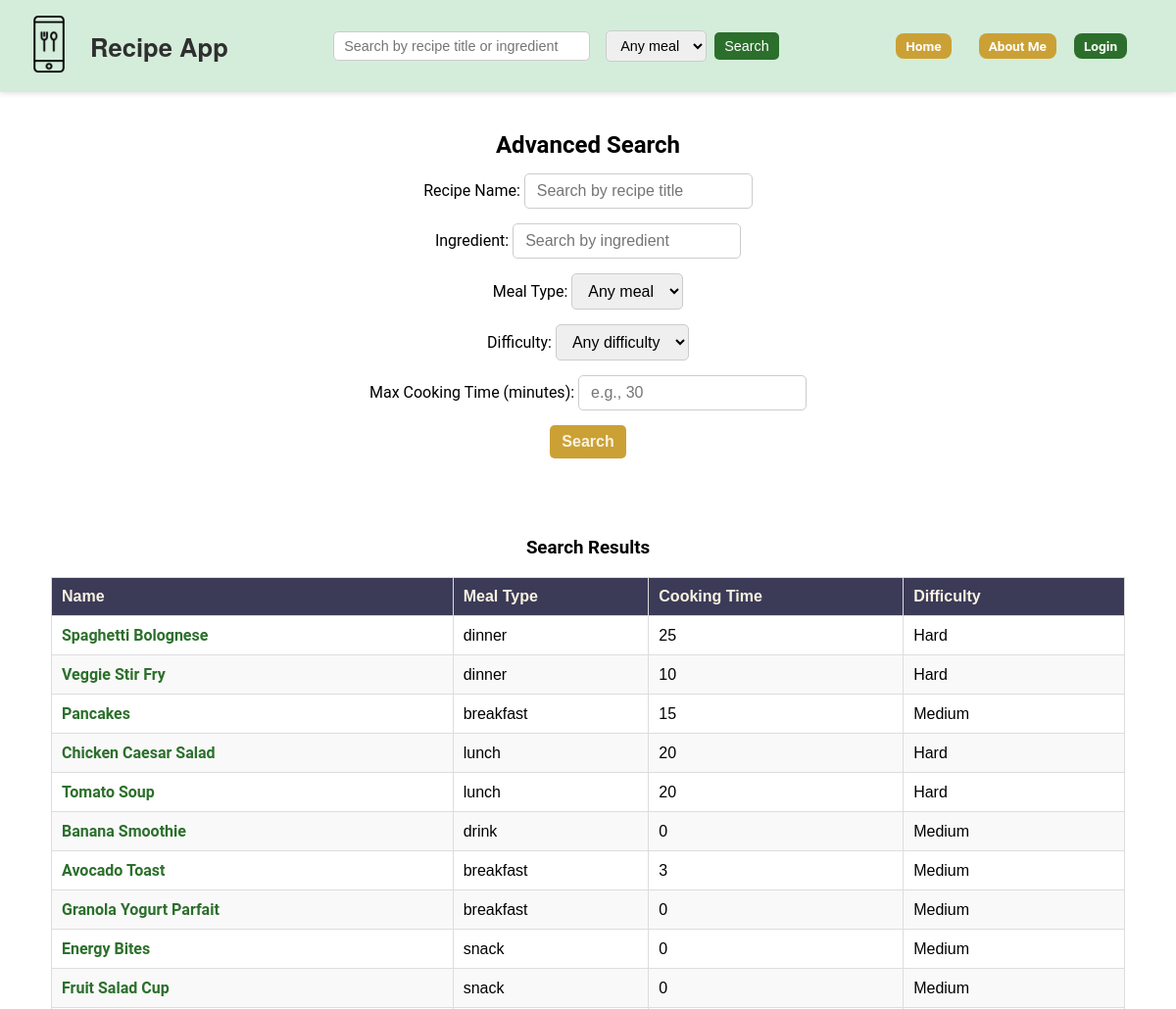
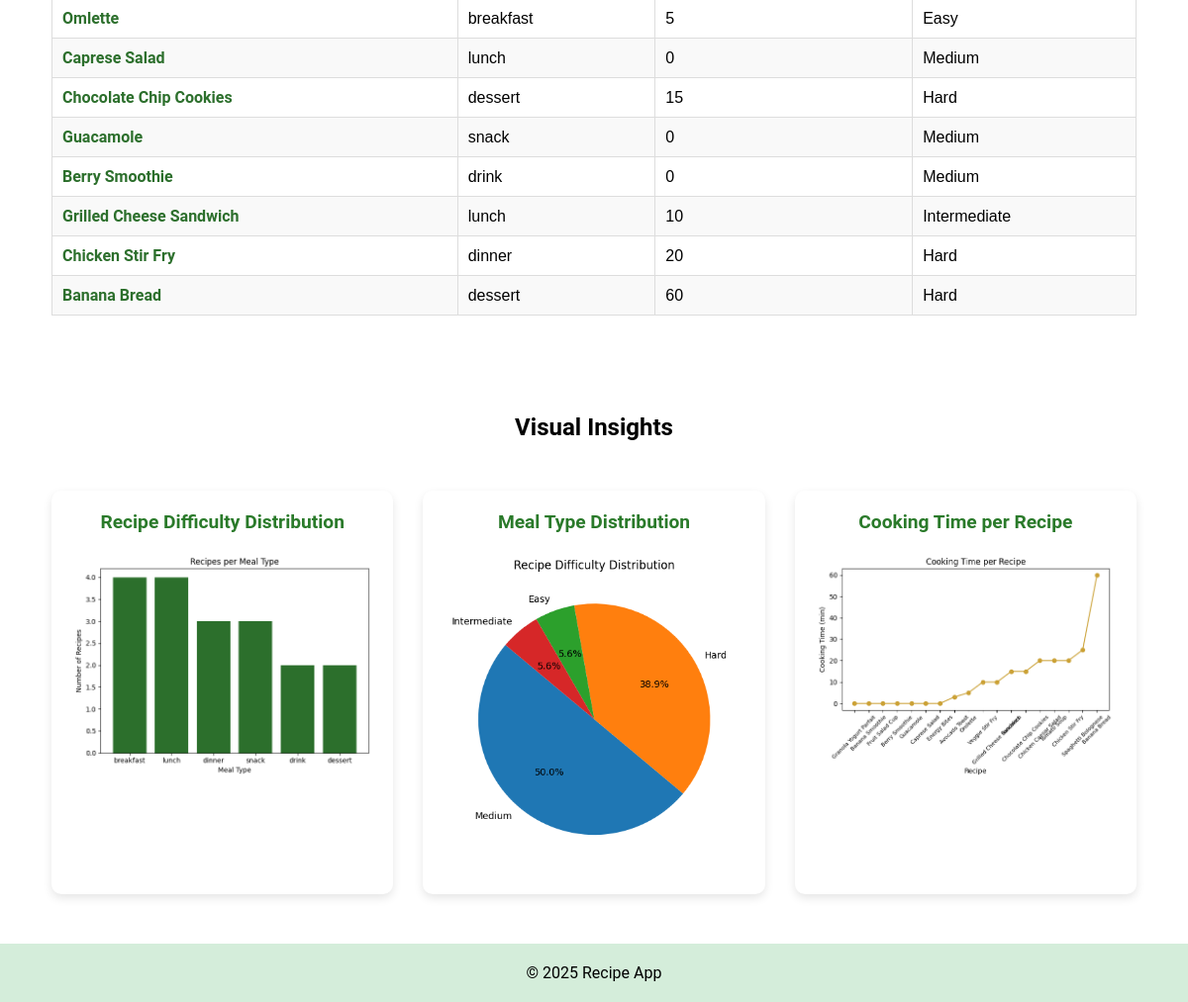
The page /recipes/advanced_search/ on the database its author committed (2 pictures, top to bottom).
### recipes/models.py (models this page shows, shortened)
class Recipe(models.Model):
    MEAL_TYPE_CHOICES = [
        ("breakfast", "Breakfast"),
        ("lunch", "Lunch"),
        ("dinner", "Dinner"),
        ("snack", "Snack"),
        ("drink", "Drink"),
        ("dessert", "Dessert"),
    ]
    name = models.CharField(max_length=50)
    description = models.TextField(
        blank=True,
        help_text="Short description of the recipe"
    )
    instructions = models.TextField(
        blank=True,
        help_text="Step-by-step cooking instructions"
    )
    ingredients = models.TextField(
        help_text="Comma-separated list of ingredients"
    )
    prep_time = models.PositiveIntegerField(
        help_text="Preparation time in minutes",
        default=5
    )
    cooking_time = models.PositiveIntegerField(
        help_text="Cooking time in minutes"
    )
    difficulty = models.CharField(
        max_length=20,
        blank=True,
        help_text="Automatically calculated when saving"
    )
    meal_type = models.CharField(
        max_length=20,
        choices=MEAL_TYPE_CHOICES,
        default="dinner"
    )
    pic = models.ImageField(
        upload_to="recipes",          # stored in MEDIA_ROOT/recipes/
        default="no_picture.jpg"
    )
    created_by = models.ForeignKey(
        User,
        on_delete=models.CASCADE,
        null=True,      # allows NULL for legacy rows
        blank=True,     # allows blank in forms
        related_name="recipes_created"
    )

### recipes/views.py (the view, shortened to what this page needs)
# urls.py: path("advanced_search/", advanced_search, name="advanced_search"),
def advanced_search(request):
    form = AdvancedSearchForm(request.GET or None)
    recipes = Recipe.objects.all()
    chart_bar = chart_pie = chart_line = None
    df_html = None
    if recipes.exists():
        df = pd.DataFrame(
            list(
                recipes.values(
                    "id", "name", "ingredients", "meal_type", "difficulty", "cooking_time"
                )
            )
        )
        df["name"] = df.apply(
            lambda row: f'<a href="/recipes/{row["id"]}/">{row["name"]}</a>', axis=1
        )
        df_html = df.to_html(classes="advanced-table-search", index=False, escape=False)
    if recipes.exists():
        df = pd.DataFrame(
            list(recipes.values("id", "name", "meal_type", "cooking_time", "difficulty"))
        )
        meal_counts = df["meal_type"].value_counts()
        fig1, ax1 = plt.subplots()
        ax1.bar(meal_counts.index.astype(str), meal_counts.values, color="#2c6f2c")
        ax1.set_title("Recipes per Meal Type")
        ax1.set_xlabel("Meal Type")
        ax1.set_ylabel("Number of Recipes")
        fig1.tight_layout()
        buf = BytesIO()
        fig1.savefig(buf, format="png", bbox_inches="tight")
        chart_bar = base64.b64encode(buf.getvalue()).decode("utf-8")
        buf.close()
        plt.close(fig1)
        diff_counts = df["difficulty"].value_counts()
        fig2, ax2 = plt.subplots()
        ax2.pie(diff_counts.values, labels=diff_counts.index.astype(str), autopct="%1.1f%%", startangle=140)
        ax2.set_title("Recipe Difficulty Distribution")
        fig2.tight_layout()
        buf = BytesIO()
        fig2.savefig(buf, format="png", bbox_inches="tight")
        chart_pie = base64.b64encode(buf.getvalue()).decode("utf-8")
        buf.close()
        plt.close(fig2)
        df_sorted = df.sort_values("cooking_time")
        fig3, ax3 = plt.subplots()
        ax3.plot(df_sorted["name"].astype(str), df_sorted["cooking_time"], marker="o", linestyle="-", color="#CBA135")
        ax3.set_title("Cooking Time per Recipe")
        ax3.set_xlabel("Recipe")
        ax3.set_ylabel("Cooking Time (min)")
        ax3.tick_params(axis="x", rotation=45, labelsize=8)
        fig3.tight_layout()
        buf = BytesIO()
        fig3.savefig(buf, format="png", bbox_inches="tight")
        chart_line = base64.b64encode(buf.getvalue()).decode("utf-8")
        buf.close()
        plt.close(fig3)
    if request.GET:
        print("Form valid:", form.is_valid())
        print("Cleaned data:", form.cleaned_data)
        print("Queryset count:", recipes.count())
    context = {
        "form": form,
        "recipes": recipes,
        "chart_bar": chart_bar,
        "chart_pie": chart_pie,
        "chart_line": chart_line,
        "df_html": df_html,
    }
    return render(request, "recipes/advanced_search.html", context)

### recipes/forms.py
class AdvancedSearchForm(forms.Form):
    name = forms.CharField(
        label="Recipe Name",
        required=False,
        widget=forms.TextInput(attrs={"placeholder": "Search by recipe title"})
    )
    ingredient = forms.CharField(
        label="Ingredient",
        required=False,
        widget=forms.TextInput(attrs={"placeholder": "Search by ingredient"})
    )
    meal_type = forms.ChoiceField(
        label="Meal Type",
        choices=MEAL_TYPE_CHOICES,
        required=False,
    )
    difficulty = forms.ChoiceField(
        label="Difficulty",
        choices=DIFFICULTY_CHOICES,
        required=False,
    )
    max_cooking_time = forms.IntegerField(
        label="Max Cooking Time (minutes)",
        required=False,
        widget=forms.NumberInput(attrs={"placeholder": "e.g., 30"})
    )

### recipes/templates/recipes/advanced_search.html (shortened to what this page needs)
{% extends "base.html" %}
{% block content %}
<h2 style="text-align:center;">Advanced Search</h2>
<div class="advanced-search-page">
    <div class="search-container">
        <form method="get" action="{% url 'recipes:advanced_search' %}" class="search-form"
            aria-label="Advanced Search Form">
            {{ form.as_p }}
            <button type="submit" class="btn btn-search">Search</button>
        </form>
    </div>
    {% if recipes %}
    <div class="table-container">
        <h3 style="text-align:center; margin-top:40px;">Search Results</h3>
        <br>
        <table class="advanced-search-table" role="table" aria-label="Search Results Table">
            <thead>
                <tr>
                    <th scope="col">Name</th>
                    <th scope="col">Meal Type</th>
                    <th scope="col">Cooking Time</th>
                    <th scope="col">Difficulty</th>
                </tr>
            </thead>
            <tbody>
                {% for recipe in recipes %}
                <tr>
                    <td><a href="{% url 'recipes:recipe_detail' recipe.id %}">{{ recipe.name }}</a></td>
                    <td>{{ recipe.meal_type }}</td>
                    <td>{{ recipe.cooking_time }}</td>
                    <td>{{ recipe.difficulty }}</td>
                </tr>
                {% endfor %}
            </tbody>
        </table>
    </div>
    {% elif request.GET %}
    <p role="status">No recipes found matching your criteria.</p>
    {% endif %}
    <br>
    {% if chart_bar or chart_pie or chart_line %}
    <h2 style="text-align:center; margin-top:40px;">Visual Insights</h2>
    <div class="charts-container">
        {% if chart_bar %}
        <div class="chart-card">
            <h3>Recipe Difficulty Distribution</h3>
            <img class="chart-img"
                alt="Bar chart showing recipe difficulty distribution">
        </div>
        {% endif %}
        {% if chart_pie %}
        <div class="chart-card">
            <h3>Meal Type Distribution</h3>
            <img class="chart-img"
                alt="Pie chart showing meal type distribution">
        </div>
        {% endif %}
        {% if chart_line %}
        <div class="chart-card">
            <h3>Cooking Time per Recipe</h3>
            <img class="chart-img"
                alt="Line chart showing cooking time per recipe">
        </div>
        {% endif %}
    </div>
    {% endif %}
</div>
{% endblock %}

### templates/base.html (shortened to what this page needs)
<!DOCTYPE html>
<html lang="en">
<head>
    {% load static %}
    <link rel="stylesheet" href="{% static 'recipes/css/styles.css' %}">
</head>
<body>
    {% if request.resolver_match.url_name != "welcome" %}
    <header class="header-banner" role="banner">
        <div class="header-left">
            <a href="{% url 'recipes:recipe_list' %}" aria-label="Home">
                <img src="/media/recipe_app_icon.jpg" alt="Recipe App Icon" class="app-icon">
            </a>
            <span class="app-title">Recipe App</span>
        </div>
        <form method="get" action="{% url 'recipes:search_recipes' %}" class="header-search" role="search"
            aria-label="Quick recipe search">
            <input type="text" id="header-search-input" name="q" placeholder="Search by recipe title or ingredient"
                aria-label="Recipe search query">
            <select name="meal_type" id="header-meal-type" aria-label="Filter recipes by meal type">
                <option value="all">Any meal</option>
            </select>
            <button type="submit" aria-label="Search recipes">Search</button>
        </form>
        <div class="header-right">
            <div class="header-links">
                <a href="{% url 'recipes:recipe_list' %}" class="btn btn-home">Home</a>
                <a href="{% url 'about' %}" class="btn btn-about">About Me</a>
                {% if user.is_authenticated %}
                <a href="{% url 'users:profile' %}" class="btn btn-profile">Profile</a>
                <form action="{% url 'logout' %}" method="post" style="display:inline;">
                    {% csrf_token %}
                    <button type="submit" class="btn btn-logout">Logout</button>
                </form>
                {% else %}
                <a href="{% url 'login' %}" class="btn btn-login">Login</a>
                {% endif %}
            </div>
        </div>
    </header>
    {% endif %}
    <main role="main">
        {% block content %}{% endblock %}
    </main>
    <footer role="contentinfo" style="text-align:center; padding:20px; background:#d4edda; margin-top:20px;">
        <p>© 2025 Recipe App</p>
    </footer>
</body>
</html>

### recipes/static/recipes/css/styles.css (style rules this page uses)
body, h1, h2, h3, p, a { font-family: 'Roboto', sans-serif; margin: 0; padding: 0; }
.header-banner { background-color: #d4edda; padding: 15px 20px; margin-bottom: 40px; display: flex; align-items: center; justify-content: space-between; box-shadow: 0 2px 5px rgba(0, 0, 0, 0.1); }
.header-left { display: flex; align-items: center; }
.app-icon { width: 60px; height: auto; margin-right: 12px; }
.app-title { font-size: 1.6rem; font-weight: 600; color: #2f2f2f; font-family: 'Helvetica Neue', Arial, sans-serif; }
.header-search { display: flex; align-items: center; gap: 8px; flex: 1; justify-content: center; }
.header-search input { width: 15rem; }
.header-search input, .header-search select, .header-search button { padding: 6px 10px; border-radius: 5px; border: 1px solid #ccc; font-size: 0.9rem; }
.header-search button { background-color: #2c6f2c; color: #fff; border: none; cursor: pointer; transition: background-color 0.2s ease; }
.header-right { display: flex; align-items: center; gap: 10px; padding-right: 20px; }
.header-right .btn { padding: 5px 10px; font-size: 0.85rem; }
.header-right .header-links { display: flex; gap: 8px; align-items: center; }
a { text-decoration: none; color: #2c6f2c; font-weight: bold; }
.advanced-search-page .search-container { display: flex; flex-direction: column; align-items: center; width: 90%; max-width: 800px; margin: 0 auto; }
.advanced-search-page h2, .advanced-search-page h3, .advanced-search-page p { text-align: center; width: 100%; }
.advanced-search-page .search-form { display: flex; flex-wrap: wrap; justify-content: center; gap: 10px; margin-top: 15px; }
.search-form { margin-top: 20px; display: flex; flex-wrap: wrap; align-items: center; gap: 10px; }
.search-form input, .search-form select { padding: 8px 12px; border-radius: 5px; border: 1px solid #ccc; font-size: 1rem; }
.search-form button.btn-search { background-color: #CBA135; color: #FAF3E0; border: none; padding: 8px 12px; border-radius: 5px; cursor: pointer; font-weight: bold; transition: background-color 0.2s ease; }
.advanced-search-page { padding: 0 20px; max-width: 1200px; margin: 0 auto; }
.advanced-search-page .search-container { display: flex; justify-content: center; margin-bottom: 30px; }
.advanced-search-page .search-form { display: flex; flex-wrap: wrap; gap: 15px; justify-content: center; }
.table-container { margin: 40px 0; overflow-x: auto; }
.advanced-search-table { width: 100%; border-collapse: collapse; font-family: Arial, sans-serif; }
.advanced-search-table th, .advanced-search-table td { border: 1px solid #ddd; padding: 10px; text-align: left; }
.advanced-search-table th { background-color: #3B3B58; color: #FAF3E0; }
.advanced-search-table tr:nth-child(even) { background-color: #f9f9f9; }
.advanced-search-table a { color: #2c6f2c; text-decoration: none; font-weight: bold; }
.charts-container { display: flex; flex-wrap: wrap; justify-content: center; gap: 30px; margin: 50px 0; }
.chart-card { background-color: #fff; padding: 20px; border-radius: 10px; box-shadow: 0 4px 10px rgba(0,0,0,0.1); text-align: center; max-width: 400px; flex: 1 1 300px; }
.chart-img { width: 100%; height: auto; margin-top: 10px; }
.chart-card h3 { color: #2a7a2a; margin-bottom: 10px; font-size: 1.2rem; }
.container, main { padding: 0 2rem; }
.btn-login { display: inline-block; margin-top: 1rem; padding: 10px 20px; background-color: #2c6f2c; color: #fff; text-decoration: none; border-radius: 6px; }
.btn { display: inline-flex; align-items: center; justify-content: center; padding: 10px 18px; height: auto; border-radius: 8px; font-weight: bold; font-size: 1rem; text-decoration: none; border: none; cursor: pointer; transition: background-color 0.2s ease, transform 0.1s ease; }
.btn-home { margin-left: 20px; background-color: #CBA135; color: #fff; }
.btn-about { margin-left: 20px; background-color: #CBA135; color: #fff; }
.btn-login { margin: 10px; background-color: #2c6f2c; color: #fff; }

### rows shown on the page
Recipe: name "Spaghetti Bolognese", meal_type "dinner", cooking_time "25", difficulty "Hard"
Recipe: name "Veggie Stir Fry", meal_type "dinner", cooking_time "10", difficulty "Hard"
Recipe: name "Pancakes", meal_type "breakfast", cooking_time "15", difficulty "Medium"
Recipe: name "Chicken Caesar Salad", meal_type "lunch", cooking_time "20", difficulty "Hard"
Recipe: name "Tomato Soup", meal_type "lunch", cooking_time "20", difficulty "Hard"
Recipe: name "Banana Smoothie", meal_type "drink", cooking_time "0", difficulty "Medium"
Recipe: name "Avocado Toast", meal_type "breakfast", cooking_time "3", difficulty "Medium"
Recipe: name "Granola Yogurt Parfait", meal_type "breakfast", cooking_time "0", difficulty "Medium"
Recipe: name "Energy Bites", meal_type "snack", cooking_time "0", difficulty "Medium"
Recipe: name "Fruit Salad Cup", meal_type "snack", cooking_time "0", difficulty "Medium"
Recipe: name "Omlette", meal_type "breakfast", cooking_time "5", difficulty "Easy"
Recipe: name "Caprese Salad", meal_type "lunch", cooking_time "0", difficulty "Medium"
Recipe: name "Chocolate Chip Cookies", meal_type "dessert", cooking_time "15", difficulty "Hard"
Recipe: name "Guacamole", meal_type "snack", cooking_time "0", difficulty "Medium"
Recipe: name "Berry Smoothie", meal_type "drink", cooking_time "0", difficulty "Medium"
Recipe: name "Grilled Cheese Sandwich", meal_type "lunch", cooking_time "10", difficulty "Intermediate"
Recipe: name "Chicken Stir Fry", meal_type "dinner", cooking_time "20", difficulty "Hard"
Recipe: name "Banana Bread", meal_type "dessert", cooking_time "60", difficulty "Hard"
